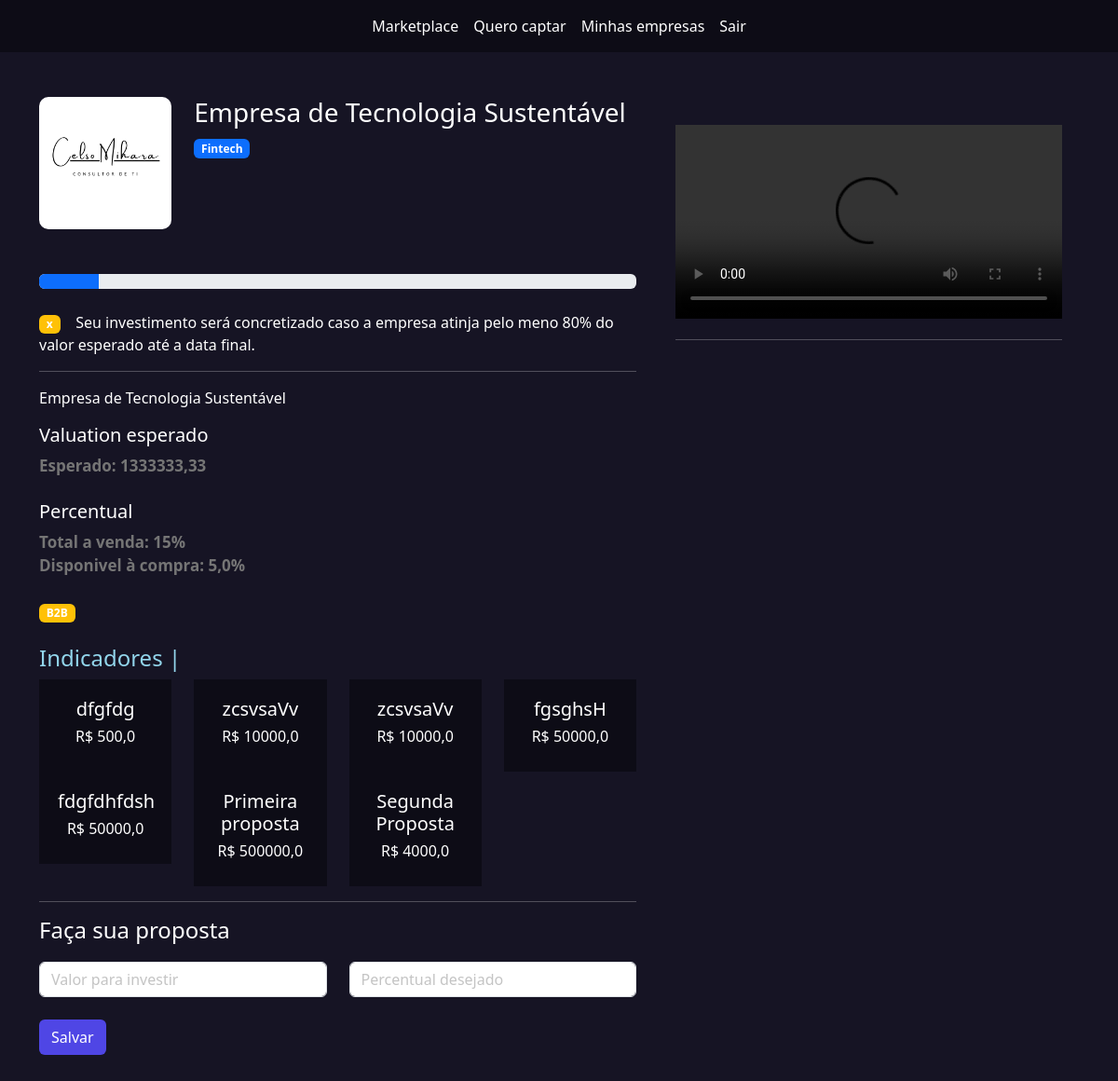
Screenshot of /investidores/ver_empresa/3 with the database file from the repository.
### empresarios/models.py (models this page shows, shortened)
class Empresas(models.Model):
    tempo_existencia_choices = (
        ('-6', 'Menos de 6 meses'),
        ('+6', 'Mais de 6 meses'),
        ('+1', 'Mais de 1 ano'),
        ('+5', 'Mais de 5 anos')
    )
    estagio_choices = (
        ('I', 'Tenho apenas uma idea'),
        ('MVP', 'Possuo um MVP'),
        ('MVPP', 'Possuo um MVP com clientes pagantes'),
        ('E', 'Empresa pronta para escalar'),
    )
    area_choices = (
        ('ED', 'Ed-tech'),
        ('FT', 'Fintech'),
        ('AT', 'Agrotech'),
    )
    user = models.ForeignKey(User, on_delete=models.DO_NOTHING)
    nome = models.CharField(max_length=50)
    cnpj = models.CharField(max_length=30)
    site = models.URLField()
    tempo_existencia = models.CharField(max_length=2, choices=tempo_existencia_choices, default='-6')
    descricao = models.TextField()
    data_final_captacao = models.DateField()
    percentual_equity = models.IntegerField() # Percentual esperado
    estagio = models.CharField(max_length=4, choices=estagio_choices, default='I')
    area = models.CharField(max_length=3, choices=area_choices)
    publico_alvo = models.CharField(max_length=3)
    valor = models.DecimalField(max_digits=9, decimal_places=2) # Valor total a ser vendido
    pitch = models.FileField(upload_to='pitchs', validators=[validate_file_size])
    logo = models.FileField(upload_to='logo', validators=[validate_file_size])
    @property
    def valuation(self):
        return float(f'{((100 * self.valor) / self.percentual_equity):.2f}')

class Metricas(models.Model):
    empresa = models.ForeignKey(Empresas, on_delete=models.DO_NOTHING)
    titulo = models.CharField(max_length=30)
    valor = models.FloatField()

### investidores/views.py (the view)
# urls.py: path('ver_empresa/<int:id>', views.ver_empresa, name="ver_empresa"),
def ver_empresa(request, id):
    empresa = Empresas.objects.get(id=id)
    documentos = Documento.objects.filter(empresa=empresa)
    proposta_investimentos = PropostaInvestimento.objects.filter(empresa=empresa).filter(status='PA')
    percentual_vendido = 0
    for proposta in proposta_investimentos:
        percentual_vendido += proposta.percentual
    limiar = (80 * empresa.percentual_equity) / 100
    concretizado = False
    if percentual_vendido >= limiar :
        concretizado = True
    percentual_disponivel = empresa.percentual_equity - percentual_vendido
    metricas = Metricas.objects.filter(empresa=empresa)
    return render(request, 'ver_empresa.html', {'empresa': empresa, 'documentos': documentos, 'metricas':metricas, 'percentual_vendido': int(percentual_vendido), 'concretizado': concretizado, 'percentual_disponivel': percentual_disponivel})

### investidores/templates/ver_empresa.html (shortened to what this page needs)
{% extends "base.html" %}
{% load static %}
{% block 'head' %}
	<link rel="stylesheet" href="{% static 'empresarios/css/listar_empresas.css' %}">
	<link rel="stylesheet" href="{% static 'empresarios/css/empresa.css' %}">
	<link rel="stylesheet" href="{% static 'usuarios/css/usuarios.css' %}">
{% endblock 'head' %}
{% block 'body' %}
    {% include "partials/barra_navegacao.html" %}
    <br><br>
    <div class="container">
        <div class="row">
            <div class="col-md-7">
                <div class="row">
                    <div class="col-md-3">
                        <img src="{{empresa.logo.url}}" class="foto-empresa" alt="">
                    </div>
                    <div class="col-md">
                        <h3>{{empresa.nome}}</h3>
                        <span class="badge bg-primary">{{empresa.get_area_display}}</span>
                    </div>
                </div>
                <br><br>
                <div class="progress" wtyle="80%">
                    <div class="progress-bar bg-primary"
                         style="width: {{percentual_vendido}}%"></div>
                </div>
                <br>
                {% if concretizado  %}
                    <span class="badge bg-success">V</span><span>&nbsp &nbsp A empresa já atingiu 80% do percentual captado, portanto seu investimento será concretizado.</span>
                {% else %}
                   <span class="badge bg-warning">x</span><span>&nbsp &nbsp Seu investimento será concretizado caso a empresa atinja pelo meno 80% do valor esperado até a data final.</span>
                {% endif %}
                <hr>
                <p>{{empresa.descricao}}</p>
                <div class="col-md">
                    <h5>Valuation esperado</h5>
                    <span class="sub-fonte">Esperado: {{empresa.valuation}}</span>
                    <br>
                    <br>
                    <h5>Percentual</h5>
                    <span class="sub-fonte">Total a venda: {{empresa.percentual_equity}}%</span>
                    <br>
                    <span class="sub-fonte">Disponivel à compra: {{percentual_disponivel}}%</span>
                </div>
                <br>
                <span class="badge bg-warning">{{empresa.publico_alvo}}</span>
                <br><br>
                <h4 style="color: #92D5EB">Indicadores |</h4>
                <div class="row">
                    {% for metrica in metricas %}
                        <div class="col-md-3" >
                            <div class="dark-color" style="padding: 20px; text-align: center;">
                                <h5>{{metrica.titulo}}</h5>
                                <h6>R$ {{metrica.valor}}</h6>
                            </div>
                        </div>
                    {% endfor %}
                </div>
                <hr>
                <div class="row">
                    <h4>Faça sua proposta</h4>
                    <br><br>
                    <div class="col-md">
                        <form action="{% url 'realizar_proposta' empresa.id %}" method="POST"> {% csrf_token %}
                            <input type="number" name="valor" class="form-control" placeholder="Valor para investir">
                            <br>
                            <input type="submit" class="btn btn-indigo-normal" value="Salvar">
                    </div>
                    <div class="col-md">
                            <input type="number" name="percentual" class="form-control" placeholder="Percentual desejado">
                    </div>
                </div>
            </div>
            <div class="col-md-5 intereses-investimentos">
                <video name='demo' controls autoplay width='100%'>
                    <source src="{{empresa.pitch.url}}" type="video/mp4"></source>
                </video>
                <hr>
            </div>
        </div>
    </div>
    <br><br>
{% endblock 'body' %}

### templates/static/geral/css/base.css (style rules this page uses)
:root { --main-color: #161424; --dark-color: #0D0C16; --contrast-color: #4F46E5; }
body { color: white !important; background-color: var(--main-color) !important; }
.dark-color { background-color: var(--dark-color); color: white !important; }

### templates/static/empresarios/css/empresa.css (style rules this page uses)
.intereses-investimentos { min-height: 80vh; padding: 30px }
.foto-empresa { width: 100%; border-radius: 10px; }
.sub-fonte { color:rgb(117, 117, 117); font-size: 17px; font-weight: bold; }

### templates/static/usuarios/css/usuarios.css (style rules this page uses)
.btn-indigo-normal { background-color: var(--contrast-color); color: white; }

### rows the page displays
Empresas: logo (picture), nome "Empresa de Tecnologia Sustentável", area "Fintech", descricao "Empresa de Tecnologia Sustentável", valuation "1333333,33", percentual_equity "15", publico_alvo "B2B"
Metricas: titulo "dfgfdg", valor "500,0"
Metricas: titulo "zcsvsaVv", valor "10000,0"
Metricas: titulo "zcsvsaVv", valor "10000,0"
Metricas: titulo "fgsghsH", valor "50000,0"
Metricas: titulo "fdgfdhfdsh", valor "50000,0"
Metricas: titulo "Primeira proposta", valor "500000,0"
Metricas: titulo "Segunda Proposta", valor "4000,0"

### other values shown
{{ percentual_disponivel }} "5,0"
